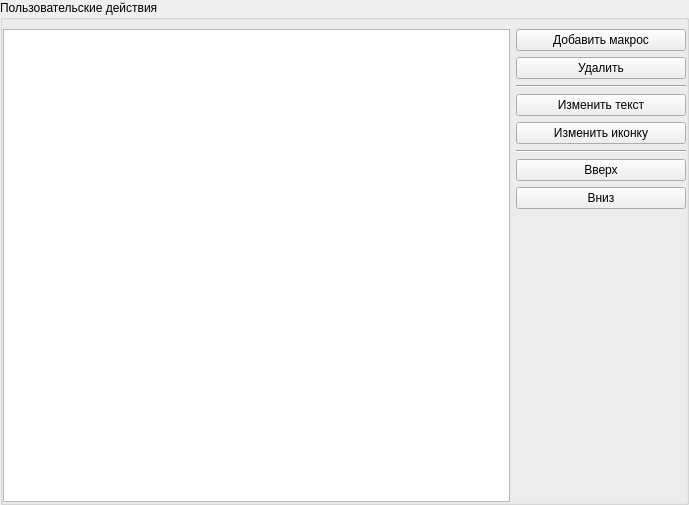
<?xml version="1.0" encoding="UTF-8"?>
<ui version="4.0">
 <class>UserCommandsGroup</class>
 <widget class="QGroupBox" name="UserCommandsGroup">
  <property name="geometry">
   <rect>
    <x>0</x>
    <y>0</y>
    <width>689</width>
    <height>505</height>
   </rect>
  </property>
  <property name="minimumSize">
   <size>
    <width>0</width>
    <height>200</height>
   </size>
  </property>
  <property name="windowTitle">
   <string>GroupBox</string>
  </property>
  <property name="title">
   <string>Пользовательские действия</string>
  </property>
  <property name="flat">
   <bool>true</bool>
  </property>
  <layout class="QHBoxLayout" name="horizontalLayout">
   <property name="leftMargin">
    <number>0</number>
   </property>
   <property name="topMargin">
    <number>9</number>
   </property>
   <property name="rightMargin">
    <number>0</number>
   </property>
   <property name="bottomMargin">
    <number>0</number>
   </property>
   <item>
    <widget class="QListView" name="listView"/>
   </item>
   <item>
    <layout class="QVBoxLayout" name="verticalLayout">
     <item>
      <widget class="QPushButton" name="buttonAddMacro">
       <property name="minimumSize">
        <size>
         <width>170</width>
         <height>0</height>
        </size>
       </property>
       <property name="text">
        <string>Добавить макрос</string>
       </property>
      </widget>
     </item>
     <item>
      <widget class="QPushButton" name="buttonDelAction">
       <property name="text">
        <string>Удалить</string>
       </property>
      </widget>
     </item>
     <item>
      <widget class="Line" name="line">
       <property name="orientation">
        <enum>Qt::Orientation::Horizontal</enum>
       </property>
      </widget>
     </item>
     <item>
      <widget class="QPushButton" name="buttonName">
       <property name="text">
        <string>Изменить текст</string>
       </property>
      </widget>
     </item>
     <item>
      <widget class="QPushButton" name="buttonIcon">
       <property name="text">
        <string>Изменить иконку</string>
       </property>
      </widget>
     </item>
     <item>
      <widget class="Line" name="line_2">
       <property name="orientation">
        <enum>Qt::Orientation::Horizontal</enum>
       </property>
      </widget>
     </item>
     <item>
      <widget class="QPushButton" name="buttonUp">
       <property name="text">
        <string>Вверх</string>
       </property>
      </widget>
     </item>
     <item>
      <widget class="QPushButton" name="buttonDown">
       <property name="text">
        <string>Вниз</string>
       </property>
      </widget>
     </item>
     <item>
      <spacer name="verticalSpacer">
       <property name="orientation">
        <enum>Qt::Orientation::Vertical</enum>
       </property>
       <property name="sizeHint" stdset="0">
        <size>
         <width>20</width>
         <height>40</height>
        </size>
       </property>
      </spacer>
     </item>
    </layout>
   </item>
  </layout>
 </widget>
 <resources/>
 <connections/>
</ui>
